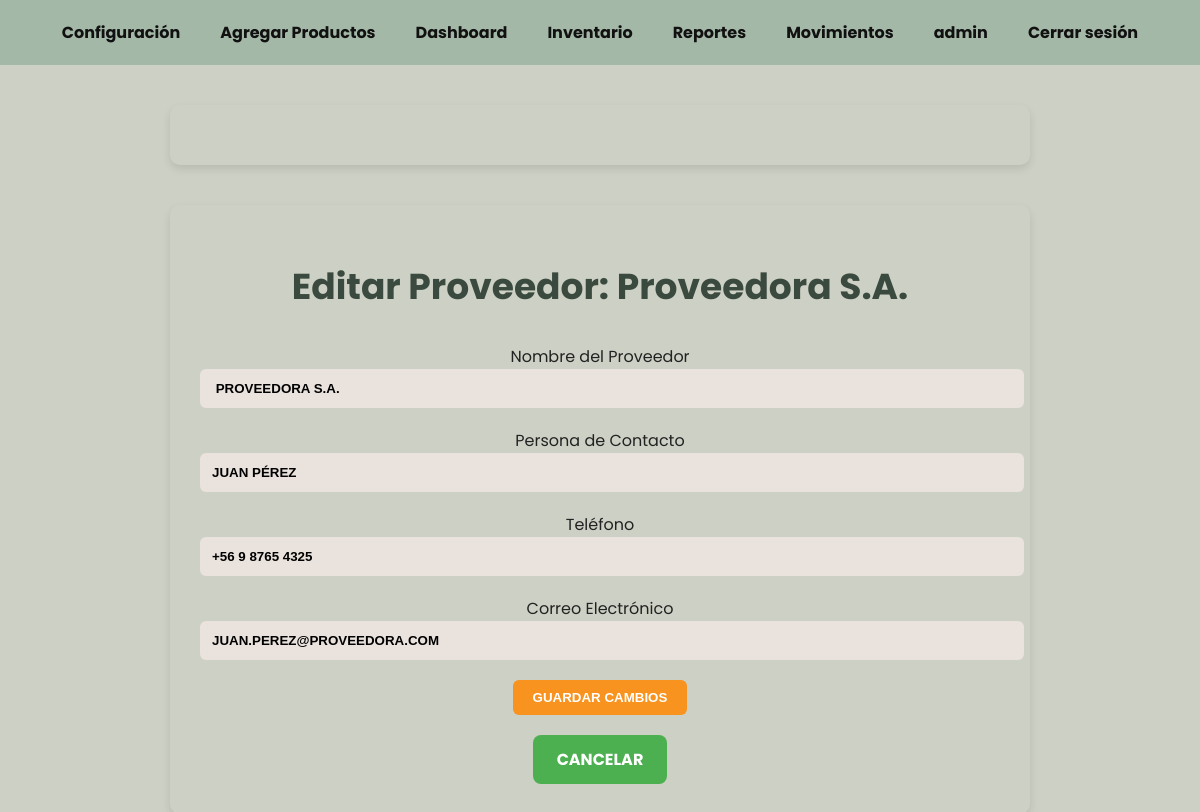
The page /proveedores/editar/1/ (signed in) on the database its author committed.
### inventario_app/models.py (models this page shows, shortened)
class Proveedor(models.Model):
    nombre = models.CharField(max_length=255)
    contacto = models.CharField(max_length=255, blank=True, null=True)
    telefono = models.CharField(max_length=20, blank=True, null=True)
    email = models.EmailField(blank=True, null=True)

### inventario_app/views.py (the view, shortened to what this page needs)
# urls.py: path('proveedores/editar/<int:pk>/', views.editar_proveedor, name='editar_proveedor'),
@login_required
def editar_proveedor(request, pk):
    proveedor = get_object_or_404(Proveedor, pk=pk)
    return render(request, 'inventario_app/editar_proveedor.html', {'proveedor': proveedor})

### inventario_app/context_processors.py (called while the page is built)
def admin_check(request):
    print(f"Verificando usuario: {request.user.username}")  # Esto te confirmará que el context processor se ejecuta.
    if not request.user.is_authenticated:
        return {'es_admin': False}
    es_admin = request.user.groups.filter(name='Administrador').exists()
    print(es_admin)
    return {'es_admin': es_admin}

### inventario_app/templates/inventario_app/editar_proveedor.html (shortened to what this page needs)
<!DOCTYPE html>
<html lang="es">
<head>
</head>
<body>
{% include "inventario_app/navbar.html" %}
<div class="container">
  <h1>Editar Proveedor: {{ proveedor.nombre }}</h1>
  <form method="POST">
    <label for="nombre">Nombre del Proveedor</label>
    <input type="text" name="nombre" id="nombre" value="{{ proveedor.nombre }}" required>
    <label for="contacto">Persona de Contacto</label>
    <input type="text" name="contacto" id="contacto" value="{{ proveedor.contacto }}" required>
    <label for="telefono">Teléfono</label>
    <input type="text" name="telefono" id="telefono" value="{{ proveedor.telefono }}" required>
    <label for="email">Correo Electrónico</label>
    <input type="email" name="email" id="email" value="{{ proveedor.email }}" required>
    <button type="submit">Guardar Cambios</button>
  </form>
  <a href="{% url 'proveedores' %}" class="button">Cancelar</a>
</div>
</body>
</html>

### inventario_app/templates/inventario_app/navbar.html (shortened to what this page needs)
<!DOCTYPE html>
<html lang="es">
<head>
</head>
<body>
  <nav>
    {% if es_admin %}
        <a href="{% url 'configuracion' %}">Configuración</a>
        <a href="{% url 'registrar_producto' %}">Agregar Productos</a>
    {% endif %}
    {% if user.is_authenticated %}
    <a href="{% url 'dashboard' %}">Dashboard</a>
    <a href="{% url 'productos_inventario' %}">Inventario</a>
    <a href="{% url 'reportes' %}">Reportes</a>
    <a href="{% url 'movimientos' %}">Movimientos</a>
    <a href="">{{user.username}}</a>
    <a href="{% url 'logout' %}">Cerrar sesión</a>
    {% else %}
    <a href="{% url 'login' %}">Iniciar Sesión</a>
    {% endif %}
  </nav>
  <div class="container">
  </div>
</body>
</html>

### inventario_app/templates/inventario_app/editar_proveedor.html (style rules this page uses)
body { margin: 0; font-family: 'Poppins', sans-serif; background-color: #f4f4f9; color: #333; }
nav { display: flex; justify-content: center; padding: 20px; gap: 40px; font-weight: bold; background-color: #3b4a3f; color: #fff; }
nav a { text-decoration: none; color: #fff; transition: color 0.3s ease; }
.container { max-width: 1200px; margin: 40px auto; padding: 30px; background-color: #fff; box-shadow: 0 4px 8px rgba(0, 0, 0, 0.1); border-radius: 10px; text-align: center; }
h1 { font-size: 36px; color: #3b4a3f; margin-bottom: 30px; }
input[type="text"], input[type="email"] { width: 100%; padding: 12px; margin-bottom: 20px; background-color: #eae3dd; border: none; font-weight: bold; text-transform: uppercase; border-radius: 6px; }
button { padding: 10px 20px; background-color: #f7931e; color: white; border: none; font-weight: bold; cursor: pointer; border-radius: 6px; text-transform: uppercase; }
.button { display: inline-block; margin-top: 20px; padding: 12px 24px; background-color: #4CAF50; color: white; font-weight: 700; text-transform: uppercase; border-radius: 8px; text-decoration: none; transition: background-color 0.3s ease; }

### inventario_app/templates/inventario_app/navbar.html (style rules this page uses)
body { margin: 0; font-family: 'Poppins', sans-serif; background-color: #cdd0c4; color: #222; }
nav { display: flex; justify-content: center; padding: 20px; gap: 40px; font-weight: bold; background-color: #a3b8a7; }
nav a { text-decoration: none; color: #111; transition: color 0.3s ease; }
.container { max-width: 800px; margin: 40px auto; padding: 30px; background-color: transparent; text-align: center; }

### rows shown on the page
Proveedor: nombre "Proveedora S.A.", contacto "Juan Pérez", telefono "+56 9 8765 4325", email "juan.perez@proveedora.com"

### other values the page prints
{{ user.username }} "admin"
